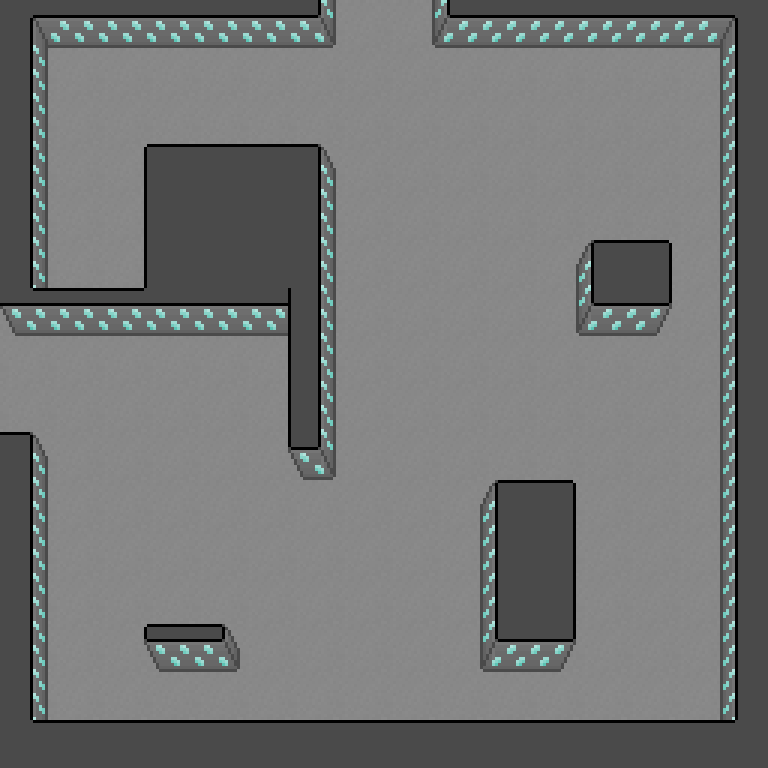

This game map was drawn from its Tiled (.tmx) file and the tilesets committed beside it. A one-line description and the full map source follow:
An orthogonal 16x16 tile map with 48x48 px tiles, 1 tile layer (Calque de Tuiles 1).

<map version="1.10" tiledversion="1.11.2" orientation="orthogonal" renderorder="right-up" width="16" height="16" tilewidth="48" tileheight="48" infinite="0" nextlayerid="2" nextobjectid="1">
 <tileset firstgid="1" source="tileset_city.tsx" />
 <layer id="1" name="Calque de Tuiles 1" width="16" height="16">
  <data encoding="csv">
35,64,64,64,64,64,65,1,1,27,28,28,28,28,28,36,
53,1,1,1,1,1,1,1,1,1,1,1,1,1,1,15,
53,1,1,1,1,1,1,1,1,1,1,1,1,1,1,15,
53,1,1,39,40,40,41,1,1,1,1,1,1,1,1,15,
53,1,1,51,52,52,53,1,1,1,1,1,1,1,1,15,
53,1,1,51,52,52,53,1,1,1,1,1,3,5,1,15,
71,44,44,72,64,64,54,1,1,1,1,1,27,29,1,15,
1,1,1,1,1,1,54,1,1,1,1,1,1,1,1,15,
1,1,1,1,1,1,54,1,1,1,1,1,1,1,1,15,
41,1,1,1,1,1,66,1,1,1,1,1,1,1,1,15,
53,1,1,1,1,1,1,1,1,1,3,5,1,1,1,15,
53,1,1,1,1,1,1,1,1,1,15,17,1,1,1,15,
53,1,1,1,1,1,1,1,1,1,15,17,1,1,1,15,
53,1,1,43,45,1,1,1,1,1,27,29,1,1,1,15,
53,1,1,1,1,1,1,1,1,1,1,1,1,1,1,15,
47,40,40,40,40,40,40,40,40,40,40,40,40,40,40,48
</data>
 </layer>
</map>
